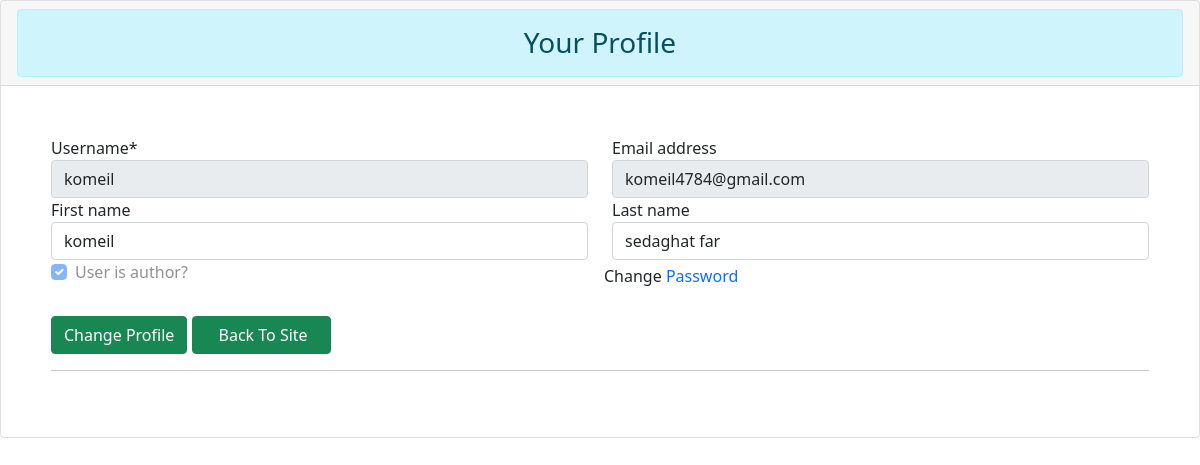
The page /account/profile/ (signed in) on the database its author committed.
### account/models.py (models this page shows)
class User(AbstractUser):
    is_author = models.BooleanField(default=False,verbose_name="User is author?")
    is_special = models.DateTimeField(default=timezone.now,verbose_name="Special User")
    def is_special_user(self):
        if self.is_special > timezone.now():
            return True
        else:
            return False
    is_special_user.boolean = True

### account/views.py (the view)
# urls.py: path('profile/',ProfileAdminView.as_view(),name='profile'),
class ProfileAdminView(LoginRequiredMixin,SuccessMessageMixin,UpdateView):
    model = User
    template_name = "admin-panel/profile.html"
    form_class = ProfileForm
    success_url = reverse_lazy('account:profile')
    success_message = "Your profile successfully Changed"
    def get_object(self):
        return User.objects.get(pk = self.request.user.pk)

### account/froms.py
class ProfileForm(forms.ModelForm):
    def __init__(self,*args,**kwargs):
        super(ProfileForm,self).__init__(*args,**kwargs)
        self.fields['username'].disabled = True
        self.fields['username'].help_text = None
        self.fields['email'].disabled = True
        self.fields['is_author'].disabled = True
    class Meta:
        model = User
        fields = [
            'username','email','first_name',
            'last_name','is_author',
        ]

### account/templates/admin-panel/profile.html (shortened to what this page needs)
{% load crispy_forms_tags %}
<link href="https://cdn.jsdelivr.net/npm/bootstrap@5.1.3/dist/css/bootstrap.min.css" rel="stylesheet">
<div class="col-md-12">
        <div class="card card-primary">
        <div class="card-header">
            <h3 class="card-title mb-0 float-left text-center alert alert-info">Your Profile</h3>
        </div>
    <div class="card-body" style="padding: 50px;">
        <form method="POST" enctype="multipart/form-data">{% csrf_token %}
            <div class="row">
                <div class="col-6">
                    {{form.username|as_crispy_field}}
                </div>
                <div class="col-6">
                    {{form.email|as_crispy_field}}
                </div>
                <div class="col-6">
                    {{form.first_name|as_crispy_field}}
                </div>
                <div class="col-6">
                    {{form.last_name|as_crispy_field}}
                </div>
                <div class="col-6">
                    {{form.is_author|as_crispy_field}}
                </div>
                <div class="col-6 p-1">
                    Change <a style="text-decoration: none;" href="{% url 'password_change' %}">Password</a>
                </div>
            </div>
            <br>
            <button style="text-align: center;" class="btn btn-success">Change Profile </button>
            <a style="text-decoration: none; color: white;"  href="{% url 'posts:post' %}">
                <input style="text-align: center; width: 139px;" class="btn btn-success" value=" Back To Site">
                </a>
            <hr>
        </form>
    </div>
</div>

### rows shown on the page
User: username "komeil", email "komeil4784@gmail.com", first_name "komeil", last_name "sedaghat far", is_author "☑"
